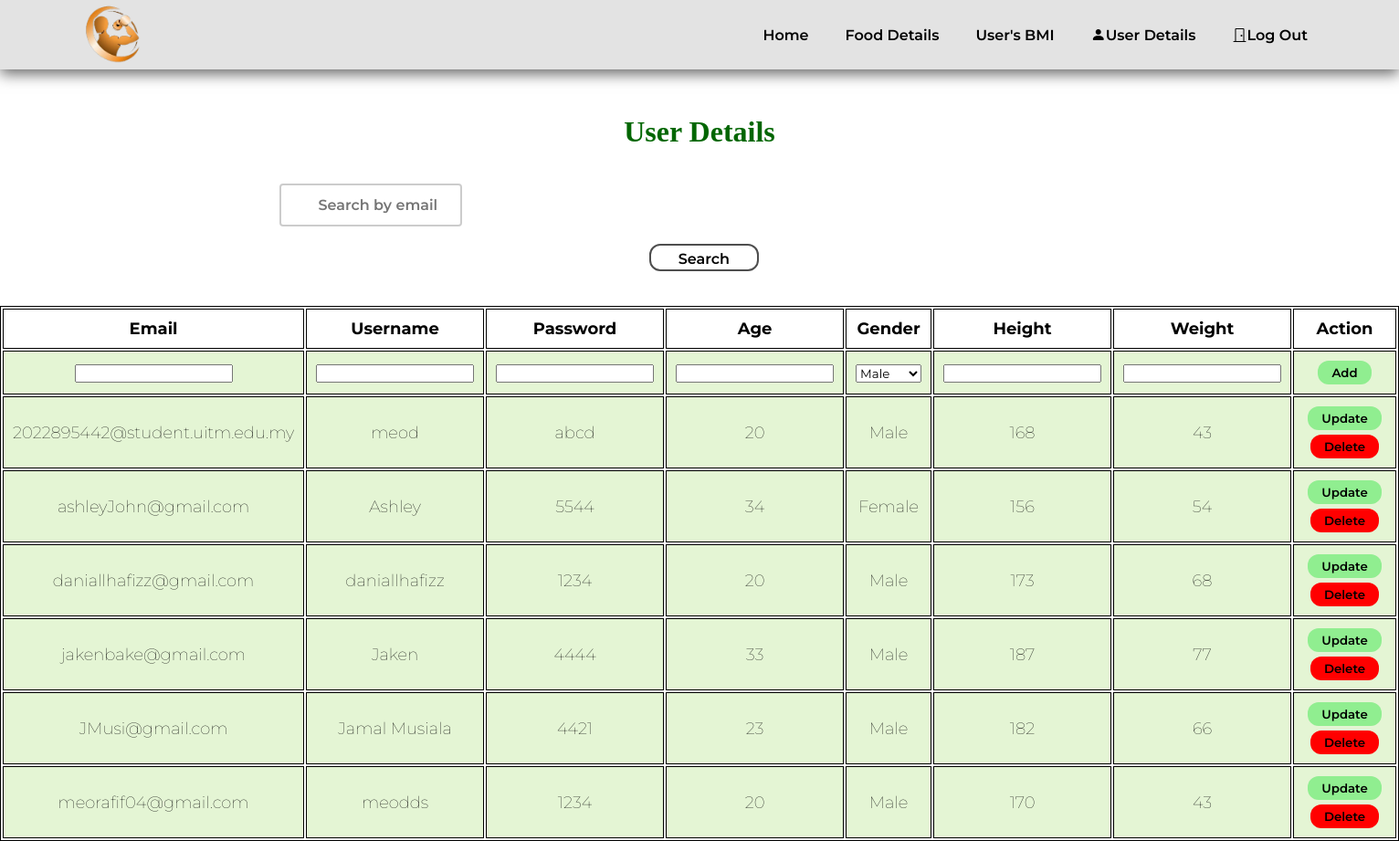
/adminuser.php (signed in), run on an earlier commit of the app's database.
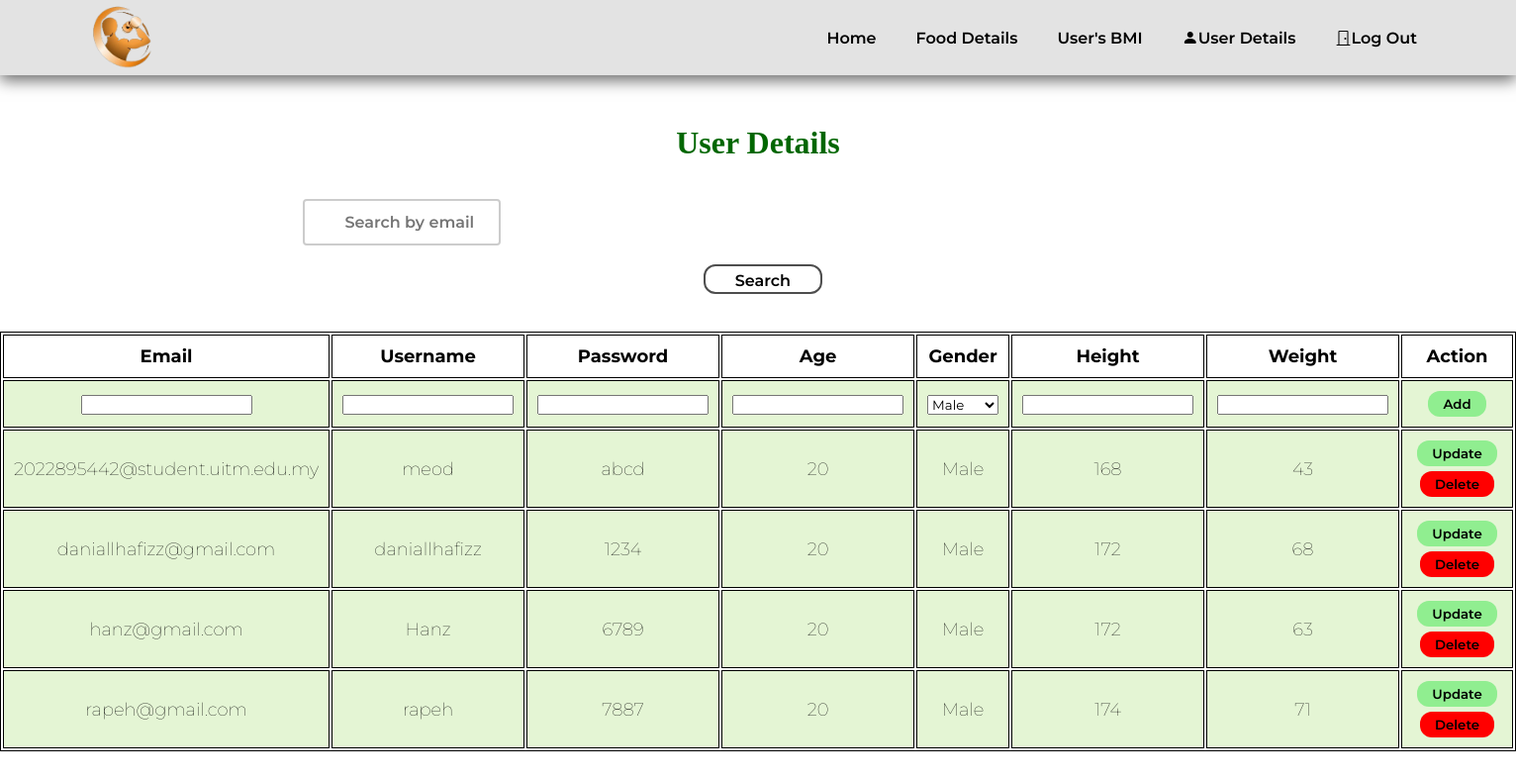
And on a later commit of the database.
### tables this page shows
CREATE TABLE `user` (
  `email` varchar(35) NOT NULL,
  `username` varchar(25) NOT NULL,
  `pass_word` varchar(30) DEFAULT NULL,
  `age` int NOT NULL,
  `gender` varchar(10) NOT NULL,
  `height` int NOT NULL,
  `weight` int NOT NULL
);

### adminuser.php (the view, shortened to what this page needs)
<?php
include 'conn.php';
$search = '';
if (isset($_POST['search'])) {
    $search = $_POST['search'];
    $sql = "SELECT * FROM user WHERE email LIKE '%$search%' OR username LIKE '%$search%' ORDER BY email ASC";
} else {
    $sql = "SELECT * FROM user ORDER BY email ASC";
}
$result = $conn->query($sql);
?>
<!DOCTYPE html>
<html lang="en">
<head>
    <link rel="stylesheet" href="https://cdn.jsdelivr.net/npm/bootstrap-icons@1.8.3/font/bootstrap-icons.css">
    <link rel="stylesheet" href="css/home.css">
</head>
<body>
<section id="header">
    <a href="#"><img id="logo" src="newlogo2.png" alt="" class="logo" width="90" height="auto"></a>
    <div>
        <ul id="navbar">
            <li><a href="adminhome.php">Home</a></li>
            <li><a href="adminfood.php">Food Details</a></li>
            <li><a href="adminbmi.php">User's BMI</a></li>
            <li><a href="adminuser.php"><i class='bi bi-person-fill'></i>User Details</a></li>
            <li><a href="login.php"><i class="bi bi-door-closed"></i>Log Out</a></li>
        </ul>
    </div>
</section>
<section>
    <h1>User Details</h1>
    <form method="post">
    <div class="search-container">
        <BR><BR><input class="search" type="text" name="search" placeholder="Search by email or username" value="<?php echo htmlspecialchars($search); ?>"><br><br>
        <div class="search-container2" ><button class="searchbtn" type="submit">Search</button></div>
        <br>
    </div>
    </form>
    <br>
    <table>
        <tr>
            <th>Email</th>
            <th>Username</th>
            <th>Password</th>
            <th>Age</th>
            <th>Gender</th>
            <th>Height</th>
            <th>Weight</th>
            <th>Action</th>
        </tr>
        <tr>
            <form action="" method="post">
                <td><input type="text" name="email"></td>
                <td><input type="text" name="username"></td>
                <td><input type="text" name="password"></td>
                <td><input type="text" name="age"></td>
                <td>
                <select id="gender" name="gender">
                    <option value="Male">Male</option>
                </select>
                </td>
                <td><input type="text" name="height"></td>
                <td><input type="text" name="weight"></td>
                <td><button name="addBtn" style="background-color: lightgreen;">Add</button></td>
            </form>
        </tr>
        <?php while ($rows = $result->fetch_assoc()) { ?>
        <tr>
            <td><?php echo $rows['email']; ?></td>
            <td><?php echo $rows['username']; ?></td>
            <td><?php echo $rows['pass_word']; ?></td>
            <td><?php echo $rows['age']; ?></td>
            <td><?php echo $rows['gender']; ?></td>
            <td><?php echo $rows['height']; ?></td>
            <td><?php echo $rows['weight']; ?></td>
            <td><?php echo "<a href=updateuser.php?email=$rows[email]><button style='background-color: lightgreen; margin-bottom: 5px'>Update</button></a>";?>
                <?php echo "<a href=delete.php?email=$rows[email]><button style='background-color: red;'>Delete</button></a>";?></td>
        </tr>
        <?php } ?>
    </table>
</section>
</body>
</html>

What changed in the data, as far as the page shows it:
removed user: email "ashleyJohn@gmail.com", username "Ashley", pass_word "5544", age "34", gender "Female", height "156", weight "54"
removed user: email "jakenbake@gmail.com", username "Jaken", pass_word "4444", age "33", gender "Male", height "187", weight "77"
removed user: email "JMusi@gmail.com", username "Jamal Musiala", pass_word "4421", age "23", gender "Male", height "182", weight "66"
removed user: email "meorafif04@gmail.com", username "meodds", pass_word "1234", age "20", gender "Male", height "170", weight "43"
changed user "daniallhafizz@gmail.com": height "173" → "172"
added user: email "hanz@gmail.com", username "Hanz", pass_word "6789", age "20", gender "Male", height "172", weight "63"
added user: email "rapeh@gmail.com", username "rapeh", pass_word "7887", age "20", gender "Male", height "174", weight "71"
